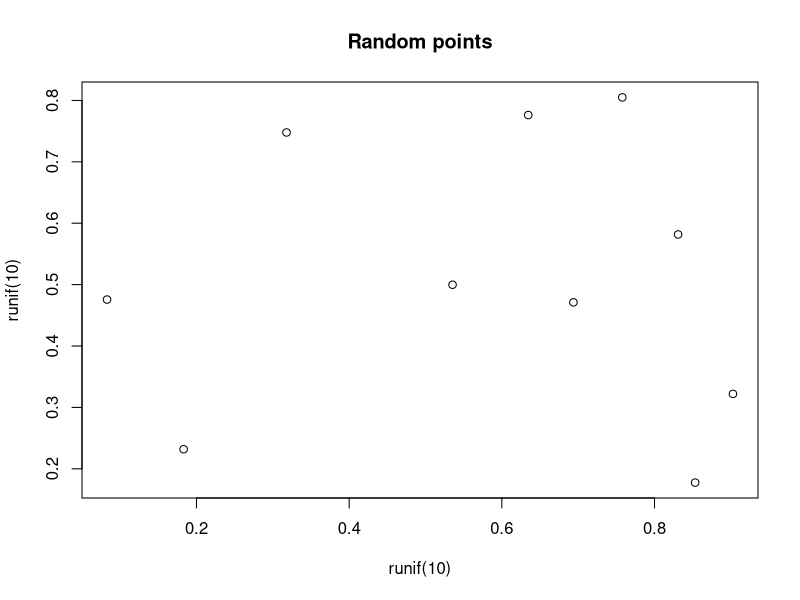
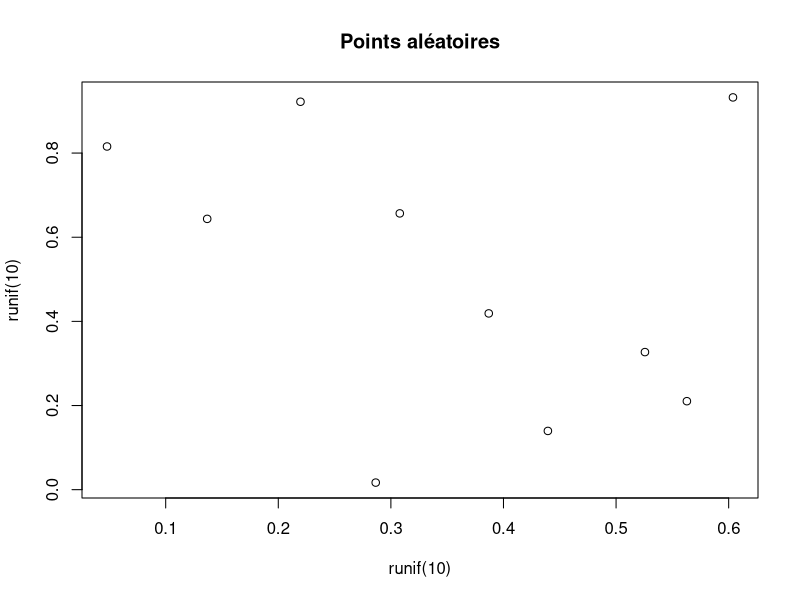

Recreate these plots in R, in order.
## ---- chunk 1
knitr::opts_chunk$set(echo = FALSE)


# The main title of the document won’t be translated here, but we can include a heading for each tab which will be translated. To achieve this we need to use HTML heading tags e.g. <h1> as if we try to use standard R Markdown # this will break the tabbing.
## ---- chunk 2
plot(runif(10), runif(10), main = "Random points")
## ---- chunk 3
plot(runif(10), runif(10), main = "Points aléatoires")
